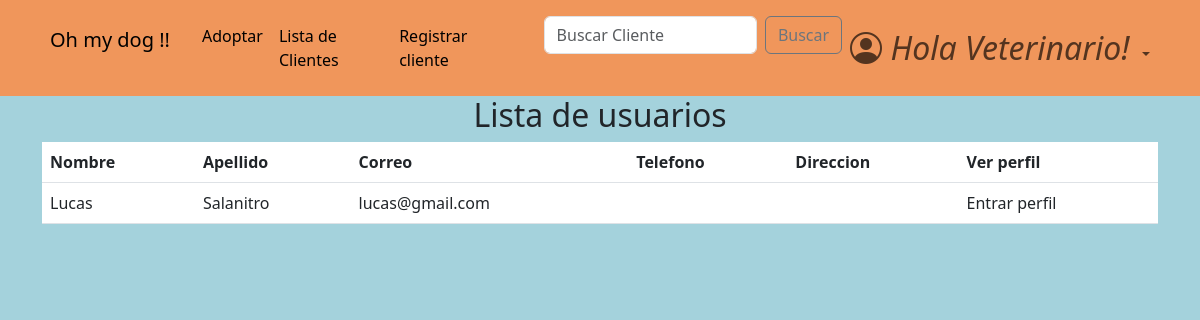
The app's page /accounts/list_users/ (signed in), older data.
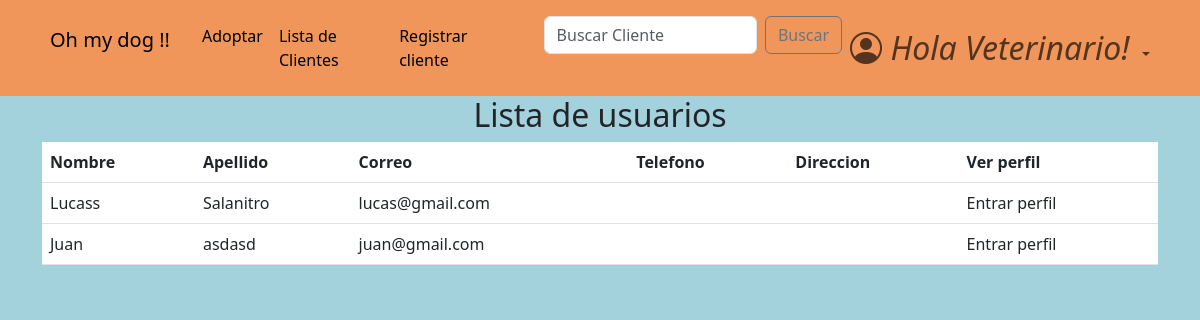
The same page, newer data.
### accounts/models.py (models this page shows, shortened)
class CustomUser(AbstractBaseUser, PermissionsMixin):
    email =                     models.EmailField(verbose_name="email", unique=True)    #.foreignKey ??
    name =                      models.CharField(max_length=25)   #slug es texto corto
    surname =                   models.CharField(max_length=30, blank=True, null=True)
    address =                   models.CharField(max_length=30, blank=True, null=True)
    telephone =                 models.SlugField(max_length=12, blank=True, null=True)
    is_active =                 models.BooleanField(default=True)
    is_staff =                  models.BooleanField(default=False)
    is_admin =                  models.BooleanField(default=False)
    last_login =                models.DateTimeField(verbose_name="last login", default=datetime.datetime.now)
    is_veterinario =            models.BooleanField(default=False)
    USERNAME_FIELD = "email"    #variable por la cual se ingresa, dice username pero seria como 'campo que representa el inicio de sesion'
    REQUIRED_FIELDS = ['name',]    #no permite registros si no tiene estos campos completos
    objects = CustomUserManager()

### accounts/views.py (the view)
# urls.py: path('list_users/', views.list_users, name='list_users'),
def list_users(request):
    if not request.user.is_authenticated:
        return redirect('login')
    if not request.user.is_veterinario:
        return redirect('home')
    users = CustomUser.objects.filter(is_veterinario=False, is_admin=False)
    return render(request, 'list_users.html', {'users': users})

### accounts/templates/list_users.html
{% extends 'home.html' %}
{% block content %}
<main>
    <div class="container">
        <div class="row">
            <div class="col-md-12">
                <h2 class="text-center">Lista de usuarios</h2>
                <table class="table table-hover">
                    <thead>
                        <tr>
                            <th>Nombre</th>
                            <th>Apellido</th>
                            <th>Correo</th>
                            <th>Telefono</th>
                            <th>Direccion</th>
                            <th>Ver perfil</th>
                        </tr>
                    </thead>
                    <tbody>
                        {% for user in users %}
                            <tr>
                                <td>{{ user.name }}</td>
                                <td>{{ user.surname }}</td>
                                <td>{{ user.email }}</td>
                                <td>{{ user.telephone }}</td>
                                <td>{{ user.address}}</td>
                                <td>
                                            <a class="dropdown-item" href="{% url 'profile' user.id %}">Entrar perfil</a>
                                </td>
                            </tr>
                        {% endfor %}
                    </tbody>
                </table>
            </div>
        </div>
    </div>
</main>
{% endblock content %}

### pages/templates/home.html (shortened to what this page needs)
{% extends 'base.html' %}
{% load static %}
{% block header %}
    <header>
        {% if user.is_authenticated %}
            <nav class="navbar navbar-expand-lg header-ar" ">
                <div class="container">
                    <p class="navbar-brand header__marca p-2">Oh my dog !!</p>
                    <div class="collapse navbar-collapse show " id="navbarBasic">
                        <ul class="navbar-nav me-auto mb-2 mb-lg-0">
                            <li class="nav-item">
                                <a class="nav-link active" aria-current="page" href="{% url 'password_change' %}">Adoptar</a>
                            </li>
                            {% if user.is_veterinario %}
                                <li class="nav-item">
                                    <a class="nav-link active" aria-current="page" href="{% url 'list_users' %}">Lista de Clientes</a>
                                </li>
                                <li class="nav-item">
                                    <a class="nav-link active" aria-current="page" href="{% url 'client_registration' %}">Registrar cliente</a>
                                </li>
                                <ul>
                                    <form class="d-flex" method=POST action="{% url 'search_user' %}">
                                          <input type="search" class="form-control me-2" placeholder="Buscar Cliente" aria-label="Search" name="buscado">
                                        <button class="btn btn-outline-secondary" type="submit">Buscar</button>
                                      </form>
                                </ul>
                            {% endif %}
                        </ul>
                            <ul class="navbar-nav mb-2 mb-lg-0 ">
                                <li class="nav-item dropdown">
                                    <a class="nav-link dropdown-toggle icono-user role="button" data-bs-toggle="dropdown" aria-expanded="False">
                                        {% if user.is_veterinario %}
                                            <i class="bi bi-person-circle">
                                                Hola Veterinario!
                                            </i>
                                        {% else %}
                                            <i class="bi bi-person-circle">
                                                Hola {{ user }}!
                                            </i>
                                        {% endif %}
                                    </a>
                                </li>
                            </ul>
                    </div>
                </div>
            </nav>
        {% endif%}
    </header>
{% endblock %}

### pages/templates/base.html (shortened to what this page needs)
<!DOCTYPE html>
<html>
{% load static %}
<head>
    <link rel="stylesheet" href="https://cdn.jsdelivr.net/npm/bootstrap-icons@1.10.5/font/bootstrap-icons.css">
    <link href="https://cdn.jsdelivr.net/npm/bootstrap@5.3.0-alpha3/dist/css/bootstrap.min.css" rel="stylesheet">
    <link rel="stylesheet" href="{% static 'css/styles.css' %}">
</head>
<body>
    {% block header %}
    {% endblock  %}
{% block content %}
{% endblock content %}
</body>
</html>

### pages/static/css/styles.css (style rules this page uses)
html { box-sizing: border-box; font-size: 16px; scroll-behavior: smooth; }
body { margin: 0; padding: 0; overflow-x: hidden; background-color: #a4d2dc; }
a { text-decoration: none; }
.icono-user i { font-size: 2rem; }
.header-ar { background-color: #f0965b; padding: 1rem; }

Row changes from the older to the newer data that the page shows:
changed CustomUser "Salanitro": name "Lucas" → "Lucass"
added CustomUser: name "Juan", surname "asdasd", email "juan@gmail.com"
